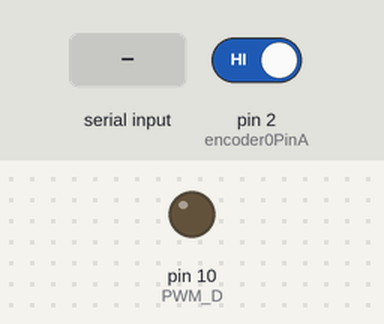
The sketch below on a simulated Arduino Uno, built with avr-gcc and run on an emulated ATmega328P. Shown: output pins drawn as LEDs (lit = HIGH). The test bench sets the inputs (shaded band); at power-on: pin 2 (encoder0PinA) HIGH. What the sketch prints to the serial monitor is not drawn.

Above: at 1.2 s.
1.3 s: "1" received over Serial
At 2.5 s:
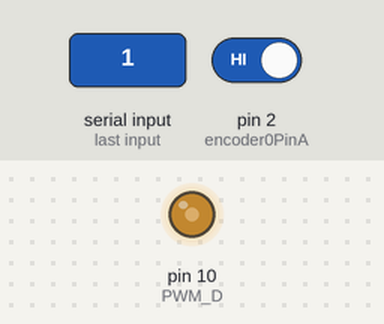
2.8 s: pin 2 (encoder0PinA) driven LOW
4.3 s: pin 2 (encoder0PinA) driven HIGH
Timing chart, 0 to 7.3 s (numbered marks = the images above; inputs shaded):
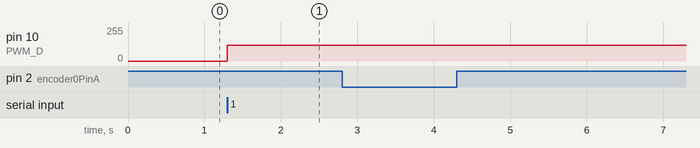

Measured:
- after the input at 1.3 s, pin 10 (PWM_D): 0/255 → 120/255 at once

The sketch:

testeSeletor.ino
```cpp
// Variáveis encoder

#define encoder0PinA 2


volatile long encoder0Pos = 0;
double voltas = 0;

//Variáveis driver

#define IN1_D 4
#define IN2_D 5

#define IN1_E 6
#define IN2_E 7

#define PWM_D 10
#define PWM_E 11

#define pot 50


void doEncoder() {
 encoder0Pos = encoder0Pos + 1;
}


void setup() {

  pinMode(IN1_D, INPUT);
  pinMode(IN2_D, INPUT);
  pinMode(PWM_D, INPUT);
  pinMode(encoder0PinA, INPUT);
  digitalWrite(encoder0PinA, HIGH);       // turn on pullup resistor
  //pinMode(encoder0PinB, INPUT);
//  digitalWrite(encoder0PinB, HIGH);       // turn on pullup resistor

  attachInterrupt(0, doEncoder, CHANGE);  // encoder pin on interrupt 0 - pin 2
  Serial.begin (9600);
  Serial.println("start");                // a personal quirk

}

void loop(){
  encoder0Pos = 0;
  char carac = Serial.read();
    if(carac == '1'){
      Serial.println("PRA OUTRO LADO");
      digitalWrite(IN1_D, LOW);
      digitalWrite(IN2_D, HIGH);
      analogWrite(PWM_D, 120);
      while(encoder0Pos < 95){
        Serial.println(encoder0Pos);
      }
      delay(200);
      digitalWrite(IN1_D, HIGH);
      digitalWrite(IN2_D, HIGH);
      analogWrite(PWM_D, 200);
      delay(1000);
    }
    else if(carac == '2'){
      Serial.println("PRA UM LADO");
      digitalWrite(IN1_D, HIGH);
      digitalWrite(IN2_D, LOW);
      analogWrite(PWM_D, 120);
      while(encoder0Pos < 95){
        Serial.println(encoder0Pos);
      }
      delay(200);
      digitalWrite(IN1_D, HIGH);
      digitalWrite(IN2_D, HIGH);
      analogWrite(PWM_D, 200);
      delay(1000);
    }

}
```
